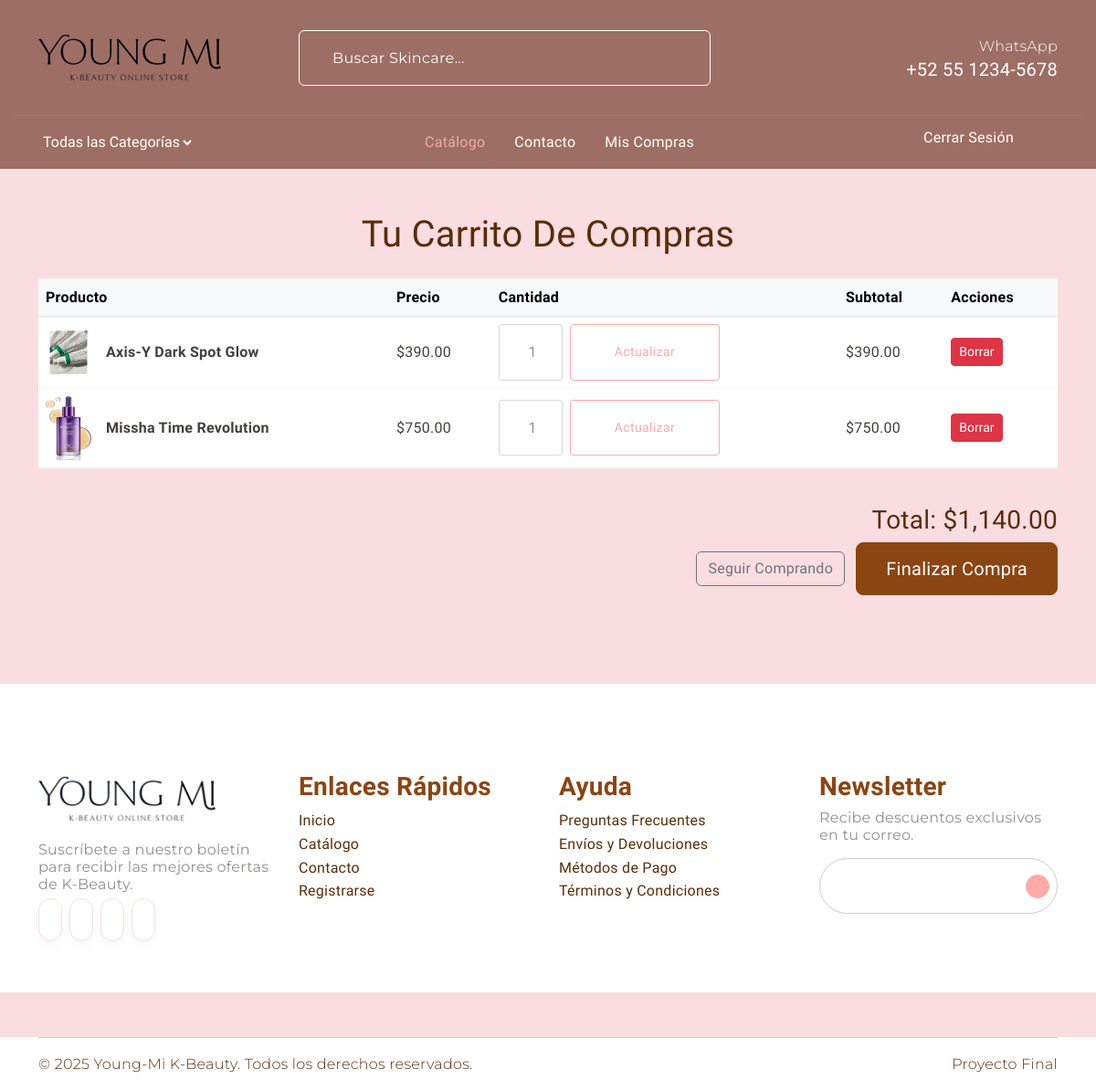
The page /php/carrito.php (signed in) on the database its author committed.
### tables this page shows
CREATE TABLE `carrito_de_compras` (
  `id_producto_en_carrito` int(11) NOT NULL,
  `id_usuario` int(11) NOT NULL,
  `id_producto` int(11) NOT NULL,
  `cantidad` int(11) NOT NULL DEFAULT 1
);

CREATE TABLE `productos` (
  `id_producto` int(11) NOT NULL,
  `nombre` varchar(100) NOT NULL,
  `descripcion` text DEFAULT NULL,
  `fotos` varchar(255) DEFAULT NULL,
  `precio` decimal(10,2) NOT NULL,
  `cantidad_en_almacen` int(11) NOT NULL,
  `fabricante` varchar(100) DEFAULT NULL,
  `origen` varchar(100) DEFAULT NULL,
  `id_categoria` int(11) DEFAULT NULL
);

### php/carrito.php (the view, shortened to what this page needs)
<?php
require_once '../includes/db_connect.php';
$id_usuario = $_SESSION['id_usuario'];
$sql = "SELECT C.id_producto_en_carrito, C.cantidad, P.nombre, P.precio, P.fotos, P.id_producto
        FROM Carrito_de_compras C
        JOIN Productos P ON C.id_producto = P.id_producto
        WHERE C.id_usuario = ?";
$stmt = mysqli_prepare($conn, $sql);
mysqli_stmt_bind_param($stmt, "i", $id_usuario);
mysqli_stmt_execute($stmt);
$result = mysqli_stmt_get_result($stmt);
$total_compra = 0;
require_once '../includes/header.php';
?>
<div class="container py-5">
    <h1 class="mb-4 text-center">Tu Carrito de Compras</h1>
    <?php if (mysqli_num_rows($result) > 0): ?>
        <div class="table-responsive">
            <table class="table align-middle">
                <thead class="table-light">
                    <tr>
                        <th>Producto</th>
                        <th>Precio</th>
                        <th>Cantidad</th>
                        <th>Subtotal</th>
                        <th>Acciones</th>
                    </tr>
                </thead>
                <tbody>
                    <?php while ($row = mysqli_fetch_assoc($result)):
                        $subtotal = $row['precio'] * $row['cantidad'];
                        $total_compra += $subtotal;
                    ?>
                    <tr>
                        <td>
                            <div class="d-flex align-items-center">
                                <img src="<?php echo BASE_URL . "/" . $row['fotos']; ?>" width="50" class="rounded me-3">
                                <strong><?php echo htmlspecialchars($row['nombre']); ?></strong>
                            </div>
                        </td>
                        <td>$<?php echo number_format($row['precio'], 2); ?></td>
                        <td>
                            <form action="" method="POST" class="d-flex align-items-center">
                                <input type="number" name="cantidad" value="<?php echo $row['cantidad']; ?>" min="1" class="form-control text-center me-2" style="width: 70px;">
                                <button type="submit" class="btn btn-sm btn-outline-primary" title="Actualizar Cantidad">
                                    <iconify-icon icon="mdi:refresh"></iconify-icon>Actualizar
                                </button>
                            </form>
                        </td>
                        <td>$<?php echo number_format($subtotal, 2); ?></td>
                        <td>
                            <form action="" method="POST">
                                <button type="submit" class="btn btn-sm btn-danger" title="Eliminar">
                                    <iconify-icon icon="mdi:trash-can-outline"></iconify-icon>Borrar
                                </button>
                            </form>
                        </td>
                    </tr>
                    <?php endwhile; ?>
                </tbody>
            </table>
        </div>
        <div class="row mt-4">
            <div class="col-md-6 offset-md-6 text-end">
                <h3>Total: $<?php echo number_format($total_compra, 2); ?></h3>
                <a href="<?php echo BASE_URL; ?>/index.php" class="btn btn-outline-secondary me-2">Seguir Comprando</a>
                <a href="php/checkout.php" class="btn btn-primary btn-lg">Finalizar Compra</a>
            </div>
        </div>
    <?php endif; ?>
</div>
<?php require_once '../includes/footer.php'; ?>

### includes/header.php (shortened to what this page needs)
<!DOCTYPE html>
<html lang="es">
<head>
  <link rel="stylesheet" href="https://cdn.jsdelivr.net/npm/swiper@9/swiper-bundle.min.css" />
  <link href="https://cdn.jsdelivr.net/npm/bootstrap@5.3.0-alpha3/dist/css/bootstrap.min.css" rel="stylesheet">
  <link rel="stylesheet" type="text/css" href="css/vendor.css">
  <link rel="stylesheet" type="text/css" href="css/style.css">
</head>
<body>
  <header>
    <div class="container py-2">
      <div class="row py-4 pb-0 pb-sm-4 align-items-center ">
        <div class="col-sm-4 col-lg-3 text-center text-sm-start">
          <div class="main-logo">
            <a href="index.php">
              <img src="images/logo.webp" alt="logo" class="img-fluid" style="max-height: 80px;">
            </a>
          </div>
        </div>
        <div class="col-sm-6 offset-sm-2 offset-md-0 col-lg-5 d-none d-lg-block">
            <div class="search-bar border rounded-2 px-3 border-dark-subtle">
                <form id="search-form" class="text-center d-flex align-items-center" action="php/busqueda.php" method="GET">
                    <input type="text" name="query" class="form-control border-0 bg-transparent" placeholder="Buscar Skincare..." />
                    <button type="submit" style="border:none; background:none;">
                    </button>
                </form>
            </div>
        </div>
        <div class="col-sm-8 col-lg-4 d-flex justify-content-end gap-5 align-items-center mt-4 mt-sm-0 justify-content-center justify-content-sm-end">
            <div class="support-box text-end d-none d-xl-block">
                <span class="fs-6 secondary-font text-muted">WhatsApp</span>
                <h5 class="mb-0 text-white">+52 55 1234-5678</h5>
            </div>
        </div>
      </div>
    </div>
    <div class="container">
      <nav class="main-menu d-flex navbar navbar-expand-lg ">
        <div class="offcanvas offcanvas-end" tabindex="-1" id="offcanvasNavbar" aria-labelledby="offcanvasNavbarLabel">
          <div class="offcanvas-body justify-content-between" style="background-color: #9d6e64;"> <select class="filter-categories border-0 mb-0 me-5" onchange="if (this.value) window.location.href=this.value;">
              <option value="index.php?">Todas las Categorías</option>
            </select>
            <ul class="navbar-nav menu-list list-unstyled d-flex gap-md-3 mb-0">
              <li class="nav-item">
                <a href="index.php" class="nav-link active">Catálogo</a>
              </li>
              <li class="nav-item">
                <a href="php/contacto.php" class="nav-link">Contacto</a>
              </li>
              <?php if (isset($_SESSION['id_usuario'])): ?>
                <li class="nav-item"><a href="php/historial.php" class="nav-link">Mis Compras</a></li>
              <?php endif; ?>
            </ul>
            <div class="d-none d-lg-flex align-items-end">
              <ul class="d-flex justify-content-end list-unstyled m-0">
                <?php if (isset($_SESSION['id_usuario'])): ?>
                  <li></li>
                  <li><a href="php/logout.php" class="mx-3" title="Cerrar Sesión">Cerrar Sesión</a></li>
                <?php endif; ?>
                <li>
                </li>
              </ul>
            </div>
          </div>
        </div>
      </nav>
    </div>
  </header>

### includes/footer.php (shortened to what this page needs)
<footer id="footer" class="my-5">
    <div class="container py-5 my-5">
      <div class="row">
        <div class="col-md-3">
          <div class="footer-menu">
            <img src="<?php echo BASE_URL; ?>/images/logo.webp" alt="logo" class="img-fluid" style="max-height: 60px;">
            <p class="blog-paragraph fs-6 mt-3">Suscríbete a nuestro boletín para recibir las mejores ofertas de K-Beauty.</p>
            <div class="social-links">
              <ul class="d-flex list-unstyled gap-2">
                <li class="social"><a href="#"><iconify-icon class="social-icon" icon="ri:facebook-fill"></iconify-icon></a></li>
                <li class="social"><a href="#"><iconify-icon class="social-icon" icon="ri:twitter-fill"></iconify-icon></a></li>
                <li class="social"><a href="#"><iconify-icon class="social-icon" icon="ri:instagram-fill"></iconify-icon></a></li>
                <li class="social"><a href="#"><iconify-icon class="social-icon" icon="ri:youtube-fill"></iconify-icon></a></li>
              </ul>
            </div>
          </div>
        </div>
        <div class="col-md-3">
          <div class="footer-menu">
            <h3>Enlaces Rápidos</h3>
            <ul class="menu-list list-unstyled">
              <li class="menu-item"><a href="<?php echo BASE_URL; ?>/index.php" class="nav-link">Inicio</a></li>
              <li class="menu-item"><a href="<?php echo BASE_URL; ?>/index.php" class="nav-link">Catálogo</a></li>
              <li class="menu-item"><a href="<?php echo BASE_URL; ?>/php/contacto.php" class="nav-link">Contacto</a></li>
              <li class="menu-item"><a href="<?php echo BASE_URL; ?>/php/registro.php" class="nav-link">Registrarse</a></li>
            </ul>
          </div>
        </div>
        <div class="col-md-3">
          <div class="footer-menu">
            <h3>Ayuda</h3>
              <ul class="menu-list list-unstyled">
                <li class="menu-item"><a href="#" class="nav-link">Preguntas Frecuentes</a></li>
                <li class="menu-item"><a href="#" class="nav-link">Envíos y Devoluciones</a></li>
                <li class="menu-item"><a href="#" class="nav-link">Métodos de Pago</a></li>
                <li class="menu-item"><a href="#" class="nav-link">Términos y Condiciones</a></li>
              </ul>
          </div>
        </div>
        <div class="col-md-3">
          <div>
            <h3>Newsletter</h3>
            <p class="blog-paragraph fs-6">Recibe descuentos exclusivos en tu correo.</p>
            <div class="search-bar border rounded-pill border-dark-subtle px-2">
              <form class="text-center d-flex align-items-center" action="" method="">
                <input type="text" class="form-control border-0 bg-transparent" placeholder="Tu correo electrónico" />
                <iconify-icon class="send-icon" icon="tabler:location-filled" style="color: #9d6e64 !important;"></iconify-icon>
              </form>
            </div>
          </div>
        </div>
      </div>
    </div>
</footer>
<div id="footer-bottom">
    <div class="container">
      <hr class="m-0">
      <div class="row mt-3">
        <div class="col-md-6 copyright">
          <p class="secondary-font">© 2025 Young-Mi K-Beauty. Todos los derechos reservados.</p>
        </div>
        <div class="col-md-6 text-md-end">
          <p class="secondary-font">Proyecto Final</p>
        </div>
      </div>
    </div>
</div>
</body>
</html>

### includes/header.php (style rules this page uses)
header, .navbar, .main-menu, .container-fluid { background-color: #9d6e64 !important; border: none !important; }
.navbar-nav .nav-link, .support-box h5, .support-box span, header a, header p { color: #FFFFFF !important; }
iconify-icon { color: #FFFFFF !important; }
.search-bar { border: 1px solid rgba(255,255,255,0.5) !important; }
.search-bar input::placeholder { color: rgba(255,255,255,0.7) !important; }
.search-bar input { color: #FFFFFF !important; }
.filter-categories { background-color: #9d6e64 !important; color: #FFFFFF !important; border: 1px solid #9d6e64 !important; }
.filter-categories option { color: #333 !important; background-color: #fff !important; }
.navbar-nav .nav-link:hover, .navbar-nav .nav-link.active { background-color: #9d6e64 !important; border-radius: 5px; color: #F2A9A2 !important; }

### includes/footer.php (style rules this page uses)
#footer, #footer-bottom { background-color: #ffffff !important; color: #5A2D0A !important; border-top: 1px solid #FADDE1; }
#footer h3 { color: #8B4513 !important; font-family: 'Chilanka', cursive; font-weight: bold; }
#footer .nav-link, #footer-bottom a { color: #5A2D0A !important; transition: 0.3s; }
.social-icon { color: #8B4513 !important; border: 1px solid #FADDE1 !important; }
.search-bar input { color: #333 !important; }
.search-bar { border: 1px solid #ccc !important; }

### rows shown on the page
carrito_de_compras: id_producto.fotos (picture), id_producto.nombre "Axis-Y Dark Spot Glow", id_producto.precio "390.00", cantidad "1"
carrito_de_compras: id_producto.fotos (picture), id_producto.nombre "Missha Time Revolution", id_producto.precio "750.00", cantidad "1"

### other values the page prints
$total_compra "1,140.00"
